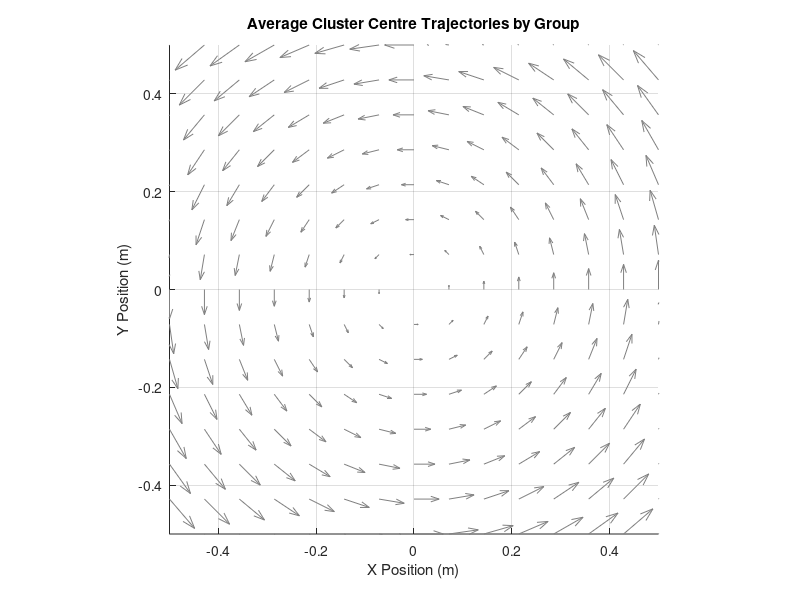

Here is the MATLAB script that generated this plot: (Note: this script raises an error after producing the figure.)
% Average Trajectory Plotter - Modified for 80 runs in groups of 10
% This script loads 80 run files and creates separate average trajectories
% for each group of 10 runs (1-10, 11-20, ..., 71-80)

% Define all 80 run files
run_files = cell(1, 80);
for i = 1:80
    run_files{i} = sprintf('run%d.mat', i);
end

% Display info message at start
fprintf('Loading and processing %d run files in groups of 10...\n', length(run_files));

% Define colors for different entities
cluster_color = [0.2 0.2 0.2];  % Dark gray
robot1_color = [0.8 0.2 0.2];   % Red
robot2_color = [0.2 0.6 0.2];   % Green
robot3_color = [0.2 0.3 0.8];   % Blue

% Define colors for different groups (8 groups total)
group_colors = [
    0.8 0.2 0.2;  % Red
    0.2 0.6 0.2;  % Green
    0.2 0.3 0.8;  % Blue
    0.8 0.5 0.2;  % Orange
    0.6 0.2 0.8;  % Purple
    0.8 0.8 0.2;  % Yellow
    0.2 0.8 0.8;  % Cyan
    0.8 0.2 0.6;  % Magenta
];

% Process each group of 10 runs
num_groups = 8;
runs_per_group = 10;

% Storage for average trajectories of each group
group_avg_cluster = cell(1, num_groups);
group_std_cluster = cell(1, num_groups);
group_avg_robot1 = cell(1, num_groups);
group_std_robot1 = cell(1, num_groups);
group_avg_robot2 = cell(1, num_groups);
group_std_robot2 = cell(1, num_groups);
group_avg_robot3 = cell(1, num_groups);
group_std_robot3 = cell(1, num_groups);

% Process each group
for group_idx = 1:num_groups
    fprintf('\n=== Processing Group %d (runs %d-%d) ===\n', group_idx, ...
        (group_idx-1)*runs_per_group + 1, group_idx*runs_per_group);
    
    % Create data storage for trajectories in this group
    all_cluster_traj = {};
    all_robot1_traj = {};
    all_robot2_traj = {};
    all_robot3_traj = {};
    
    % Get the run indices for this group
    start_idx = (group_idx - 1) * runs_per_group + 1;
    end_idx = group_idx * runs_per_group;
    
    % Check which files exist in this group
    existing_files = {};
    for i = start_idx:end_idx
        if exist(run_files{i}, 'file')
            existing_files{end+1} = run_files{i};
        else
            fprintf('Warning: File not found - %s\n', run_files{i});
        end
    end
    
    fprintf('Found %d existing run files in group %d\n', length(existing_files), group_idx);
    
    if isempty(existing_files)
        fprintf('Warning: No run files found for group %d. Skipping...\n', group_idx);
        continue;
    end
    
    % Process each run file in this group
    for run_idx = 1:length(existing_files)
        current_file = existing_files{run_idx};
        fprintf('Loading file: %s\n', current_file);
        
        % Load data
        temp_data = load(current_file);
        
        % Store trajectories if they exist
        if isfield(temp_data, 'cluster_pose')
            all_cluster_traj{end+1} = temp_data.cluster_pose(:,1:2); % Just keep X and Y
        end
        
        if isfield(temp_data, 'robot1_pose')
            all_robot1_traj{end+1} = temp_data.robot1_pose(:,1:2);
        end
        
        if isfield(temp_data, 'robot2_pose')
            all_robot2_traj{end+1} = temp_data.robot2_pose(:,1:2);
        end
        
        if isfield(temp_data, 'robot3_pose')
            all_robot3_traj{end+1} = temp_data.robot3_pose(:,1:2);
        end
    end
    
    % Process and average trajectories for this group
    if ~isempty(all_cluster_traj)
        [group_avg_cluster{group_idx}, group_std_cluster{group_idx}] = averageTrajectories(all_cluster_traj);
        fprintf('Processed %d cluster trajectories for group %d\n', length(all_cluster_traj), group_idx);
    end
    
    if ~isempty(all_robot1_traj)
        [group_avg_robot1{group_idx}, group_std_robot1{group_idx}] = averageTrajectories(all_robot1_traj);
        fprintf('Processed %d robot1 trajectories for group %d\n', length(all_robot1_traj), group_idx);
    end
    
    if ~isempty(all_robot2_traj)
        [group_avg_robot2{group_idx}, group_std_robot2{group_idx}] = averageTrajectories(all_robot2_traj);
        fprintf('Processed %d robot2 trajectories for group %d\n', length(all_robot2_traj), group_idx);
    end
    
    if ~isempty(all_robot3_traj)
        [group_avg_robot3{group_idx}, group_std_robot3{group_idx}] = averageTrajectories(all_robot3_traj);
        fprintf('Processed %d robot3 trajectories for group %d\n', length(all_robot3_traj), group_idx);
    end
end

% Create separate figures for each entity type
% Figure 1: Cluster trajectories
figure('Position', [100, 100, 900, 700]);
hold on;
title('Average Cluster Centre Trajectories by Group');
xlabel('X Position (m)');
ylabel('Y Position (m)');
grid on;
axis equal;
xlim([-0.5 0.5]);
ylim([-0.5 0.5]);

% Add vortex field (matching Python vortex1)
[X, Y] = meshgrid(linspace(-0.5, 0.5, 15), linspace(-0.5, 0.5, 15));
center_x = 0; center_y = 0;
r = sqrt((X - center_x).^2 + (Y - center_y).^2);
theta = atan2(Y - center_y, X - center_x);
U = -r .* sin(theta);
V = r .* cos(theta);
scale_factor = 0.5;
U_norm = scale_factor * U;
V_norm = scale_factor * V;
q = quiver(X, Y, U_norm, V_norm, 'Color', [0.5 0.5 0.5], 'LineWidth', 0.5);
q.HandleVisibility = 'off';

% Plot cluster trajectories for each group
for group_idx = 1:num_groups
    if ~isempty(group_avg_cluster{group_idx})
        plotTrajectoryWithConfidence(group_avg_cluster{group_idx}, group_std_cluster{group_idx}, ...
            group_colors(group_idx,:), 2, 0.15, sprintf('Runs %d-%d', ...
            (group_idx-1)*runs_per_group + 1, group_idx*runs_per_group));
    end
end
legend('Location', 'best');
saveas(gcf, 'average_cluster_trajectories_by_group.png');
saveas(gcf, 'average_cluster_trajectories_by_group.fig');

% Figure 2: All robot trajectories for each group
for group_idx = 1:num_groups
    if ~isempty(group_avg_robot1{group_idx}) || ~isempty(group_avg_robot2{group_idx}) || ~isempty(group_avg_robot3{group_idx})
        figure('Position', [100 + 50*group_idx, 100 + 50*group_idx, 900, 700]);
        hold on;
        title(sprintf('Average Robot Trajectories - Runs %d-%d', ...
            (group_idx-1)*runs_per_group + 1, group_idx*runs_per_group));
        xlabel('X Position (m)');
        ylabel('Y Position (m)');
        grid on;
        axis equal;
        xlim([-0.5 0.5]);
        ylim([-0.5 0.5]);

        % Add vortex field
        q = quiver(X, Y, U_norm, V_norm, 'Color', [0.5 0.5 0.5], 'LineWidth', 0.5);
        q.HandleVisibility = 'off';
        
        % Plot trajectories
        if ~isempty(group_avg_cluster{group_idx})
            plotTrajectoryWithConfidence(group_avg_cluster{group_idx}, group_std_cluster{group_idx}, ...
                cluster_color, 3, 0.2, 'Cluster Centre');
        end
        
        if ~isempty(group_avg_robot1{group_idx})
            plotTrajectoryWithConfidence(group_avg_robot1{group_idx}, group_std_robot1{group_idx}, ...
                robot1_color, 2, 0.2, 'Robot 1');
        end
        
        if ~isempty(group_avg_robot2{group_idx})
            plotTrajectoryWithConfidence(group_avg_robot2{group_idx}, group_std_robot2{group_idx}, ...
                robot2_color, 2, 0.2, 'Robot 2');
        end
        
        if ~isempty(group_avg_robot3{group_idx})
            plotTrajectoryWithConfidence(group_avg_robot3{group_idx}, group_std_robot3{group_idx}, ...
                robot3_color, 2, 0.2, 'Robot 3');
        end
        
        % Mark start and end points
        if ~isempty(group_avg_cluster{group_idx})
            avg_traj = group_avg_cluster{group_idx};
            plot(avg_traj(1,1), avg_traj(1,2), 'o', 'MarkerSize', 10, 'MarkerFaceColor', cluster_color, ...
                'MarkerEdgeColor', 'k', 'HandleVisibility', 'off');
            text(avg_traj(1,1)+0.05, avg_traj(1,2)+0.05, 'Start', 'FontWeight', 'bold');
            plot(avg_traj(end,1), avg_traj(end,2), 's', 'MarkerSize', 10, 'MarkerFaceColor', cluster_color, ...
                'MarkerEdgeColor', 'k', 'HandleVisibility', 'off');
            text(avg_traj(end,1)+0.05, avg_traj(end,2)+0.05, 'End', 'FontWeight', 'bold');
        end
        
        legend('Location', 'best');
        saveas(gcf, sprintf('average_trajectories_group_%d.png', group_idx));
        saveas(gcf, sprintf('average_trajectories_group_%d.fig', group_idx));
    end
end

fprintf('\nAll plots saved successfully!\n');

% Function to plot trajectory with confidence band
function h = plotTrajectoryWithConfidence(avg_traj, std_traj, color, line_width, alpha_val, name)
    if isempty(avg_traj)
        h = [];
        return;
    end
    
    % Plot the average trajectory
    h = plot(avg_traj(:,1), avg_traj(:,2), 'Color', color, 'LineWidth', line_width, 'DisplayName', name);
    
    % Create confidence band (mean ± standard deviation)
    x_band = [avg_traj(:,1); flipud(avg_traj(:,1))];
    y_band = [avg_traj(:,2) + std_traj(:,2); flipud(avg_traj(:,2) - std_traj(:,2))];
    
    % Plot the confidence band with transparency
    fill(x_band, y_band, color, 'FaceAlpha', alpha_val, 'EdgeColor', 'none', 'HandleVisibility', 'off');
end

% Define the trajectory averaging function
function [avg_traj, std_traj] = averageTrajectories(trajectories)
    % Find the minimum length among all trajectories
    traj_lengths = cellfun(@(x) size(x, 1), trajectories);
    min_length = min(traj_lengths);
    max_length = max(traj_lengths);
    
    fprintf('  Trajectory lengths vary from %d to %d points\n', min_length, max_length);
    
    % Number of points in the resampled trajectory (use min_length for safety)
    target_length = min_length;
    
    % Storage for resampled trajectories
    resampled_trajectories = cell(1, length(trajectories));
    
    % Resample all trajectories to the target length
    for i = 1:length(trajectories)
        original_traj = trajectories{i};
        original_length = size(original_traj, 1);
        
        if original_length == target_length
            % No resampling needed
            resampled_trajectories{i} = original_traj;
        else
            % Create a parametric representation based on cumulative distance
            % This preserves the spatial distribution better than uniform time sampling
            
            % Calculate cumulative distance along the trajectory
            dist = zeros(original_length, 1);
            for j = 2:original_length
                dist(j) = dist(j-1) + norm(original_traj(j,:) - original_traj(j-1,:));
            end
            
            % Normalize to [0, 1]
            if dist(end) > 0
                param = dist / dist(end);
            else
                param = linspace(0, 1, original_length)';
            end
            
            % Sample points at uniform parameter intervals
            new_param = linspace(0, 1, target_length)';
            resampled_x = interp1(param, original_traj(:,1), new_param, 'pchip');
            resampled_y = interp1(param, original_traj(:,2), new_param, 'pchip');
            
            resampled_trajectories{i} = [resampled_x, resampled_y];
        end
    end
    
    % Convert cell array to 3D array for easier computation
    traj_array = zeros(target_length, 2, length(trajectories));
    for i = 1:length(trajectories)
        traj_array(:,:,i) = resampled_trajectories{i};
    end
    
    % Calculate mean and standard deviation across runs
    avg_traj = mean(traj_array, 3);
    std_traj = std(traj_array, 0, 3);
end
